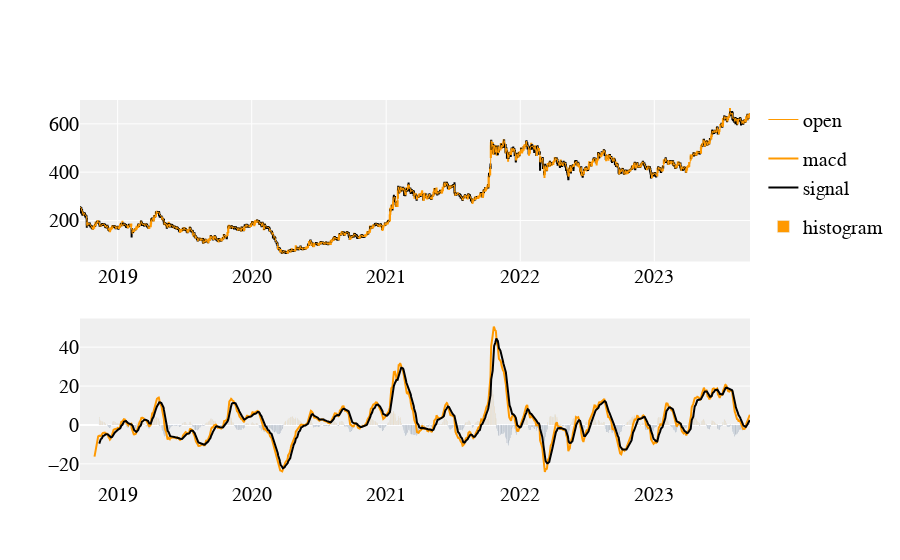

Here is the notebook cell this chart was saved with:
### Code cell
import numpy as np
df = tin1
# Constructing a 2 x 1 Plotly figure
fig = make_subplots(rows=2, cols=1)

# price Line
fig.append_trace(
    go.Scatter(
        x=df.index,
        y=df['Open'],
        line=dict(color='#ff9900', width=1),
        name='open',
        # showlegend=False,
        legendgroup='1',

    ), row=1, col=1
)

# Candlestick chart for pricing
fig.append_trace(
    go.Candlestick(
        x=df.index,
        open=df['Open'],
        high=df['High'],
        low=df['Low'],
        close=df['Close'],
        increasing_line_color='#ff9900',
        decreasing_line_color='black',
        showlegend=False

    ), row=1, col=1
)

# Fast Signal (%k)
fig.append_trace(
    go.Scatter(
        x=df.index,
        y=df['macd'],
        line=dict(color='#ff9900', width=2),
        name='macd',
        # showlegend=False,
        legendgroup='2',

    ), row=2, col=1
)

# Slow signal (%d)
fig.append_trace(
    go.Scatter(
        x=df.index,
        y=df['macd_s'],
        line=dict(color='#000000', width=2),
        # showlegend=False,
        legendgroup='2',
        name='signal'
    ), row=2, col=1
)

# Colorize the histogram values
colors = np.where(df['macd_h'] < 0, '#000', '#ff9900')

# Plot the histogram
fig.append_trace(
    go.Bar(
        x=df.index,
        y=df['macd_h'],
        name='histogram',
        marker_color=colors,

    ), row=2, col=1
)

# Make it pretty
layout = go.Layout(
    plot_bgcolor='#efefef',
    # Font Families
    font_family='Monospace',
    font_color='#000000',
    font_size=20,
    xaxis=dict(
        rangeslider=dict(
            visible=False
        )
    )
)

# Update options and show plot
fig.update_layout(layout)
fig.show()

### Figure 1 — Plotly figure (JSON) as saved in the notebook; plotly's stock layout.template omitted (floating-point values rounded to 4 significant figures; data arrays with more than 128 entries replaced by an {"elided": "..."} marker saying what was removed)
{"data": [{"legendgroup": "1", "line": {"color": "#ff9900", "width": 1}, "name": "open", "type": "scatter", "x": {"elided": "1234 str values"}, "xaxis": "x", "y": {"elided": "1234 float values"}, "yaxis": "y"}, {"close": {"elided": "1234 float values"}, "decreasing": {"line": {"color": "black"}}, "high": {"elided": "1234 float values"}, "increasing": {"line": {"color": "#ff9900"}}, "low": {"elided": "1234 float values"}, "open": {"elided": "1234 float values"}, "showlegend": false, "type": "candlestick", "x": {"elided": "1234 str values"}, "xaxis": "x", "yaxis": "y"}, {"legendgroup": "2", "line": {"color": "#ff9900", "width": 2}, "name": "macd", "type": "scatter", "x": {"elided": "1234 str values"}, "xaxis": "x2", "y": {"elided": "1234 float values"}, "yaxis": "y2"}, {"legendgroup": "2", "line": {"color": "#000000", "width": 2}, "name": "signal", "type": "scatter", "x": {"elided": "1234 str values"}, "xaxis": "x2", "y": {"elided": "1234 float values"}, "yaxis": "y2"}, {"marker": {"color": {"elided": "1234 str values"}}, "name": "histogram", "type": "bar", "x": {"elided": "1234 str values"}, "xaxis": "x2", "y": {"elided": "1234 float values"}, "yaxis": "y2"}], "layout": {"font": {"color": "#000000", "family": "Monospace", "size": 20}, "plot_bgcolor": "#efefef", "xaxis": {"anchor": "y", "domain": [0, 1], "rangeslider": {"visible": false}}, "xaxis2": {"anchor": "y2", "domain": [0, 1]}, "yaxis": {"anchor": "x", "domain": [0.575, 1]}, "yaxis2": {"anchor": "x2", "domain": [0, 0.425]}}}
